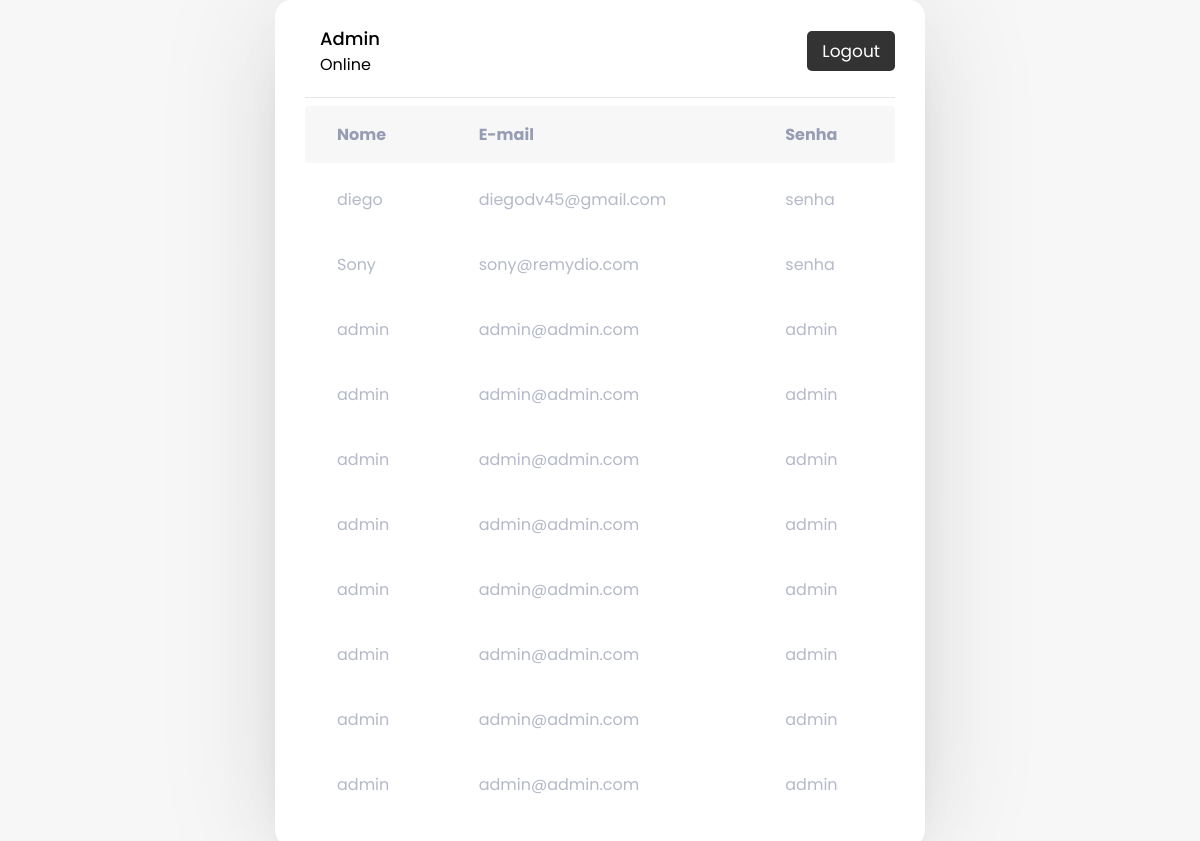
Page /list on the committed database.
### core/models.py (models this page shows, shortened)
class Usuario (models.Model):
    nome = models.CharField('Nome', max_length=100)
    email = models.EmailField('E-mail', max_length=100)
    passkey = models.CharField('Password', max_length=100)

### core/views.py (the view)
# urls.py: path('list', list),
def list(request):
    pessoa = Usuario.objects.all()
    context = {
        'pessoa': pessoa
    }
    return render(request, 'list.html', context)

### core/templates/list.html (shortened to what this page needs)
{% load static %}
<!DOCTYPE html>
<html lang="en">
<head>
 <link rel="stylesheet" href="{% static 'css/style.css' %}">
</head>
<body>
  <div class="wrapperTable">
    <section class="users">
      <header>
        <div class="content">
          <div class="details">
            <span>Admin</span>
            <p>Online</p>
          </div>
        </div>
        <a href="#" class="logout">Logout</a>
      </header>
      <div class="footer-table">
        <table id="data-table">
          <thead>
            <tr>
              <th>Nome</th>
              <th>E-mail</th>
              <th>Senha</th>
            </tr>
          </thead>
          <tbody>
          {% for pessoa in pessoa %}
            <tr data-index="0">
              <td class="name">{{ pessoa.nome }}</td>
              <td class="mail">{{ pessoa.email }}</td>
              <td class="passkey">{{ pessoa.passkey }}</td>
            </tr>
            {% endfor %}
          </tbody>
        </table>
      </div>
    </section>
  </div>
</body>
</html>

### core/static/css/style.css (style rules this page uses)
* { margin: 0; padding: 0; box-sizing: border-box; text-decoration: none; font-family: 'Poppins', sans-serif; }
body { display: flex; align-items: center; justify-content: center; min-height: 100vh; background: #f7f7f7; }
.wrapperTable { background: #fff; width: 650px; border-radius: 16px; box-shadow: 0 0 128px 0 rgba(0, 0, 0, 0.1), 0 32px 64px -48px rgba(0, 0, 0, 0.5); }
.users { padding: 25px 30px; }
.users header, .users-list a { display: flex; align-items: center; padding-bottom: 20px; justify-content: space-between; border-bottom: 1px solid #e6e6e6; }
:is(.users, .users-list) .details { color: #000; margin-left: 15px; }
:is(.users, .users-list) .details span { font-size: 18px; font-weight: 500; }
.users header .logout { color: #fff; font-size: 17px; padding: 7px 15px; background: #333; border-radius: 5px; }
#data-table { width: 100%; border-spacing: 0 0.5rem; color: #969cb3; }
table thead tr th:first-child, table tbody tr th:first-child { border-radius: 0.25rem 0 0 0.25rem; }
table thead tr th:last-child, table tbody tr th:last-child { border-radius: 0 0.25rem 0.25rem 0; }
table th { background: #f7f7f7; font-weight: bold; padding: 1rem 2rem; text-align: left; }
table tbody tr { opacity: 0.7; }
table tbody td { background: #fff; font-weight: normal; padding: 1rem 2rem; text-align: left; }

### rows in the picture
Usuario: nome "diego", email "diegodv45@gmail.com", passkey "senha"
Usuario: nome "Sony", email "sony@remydio.com", passkey "senha"
Usuario: nome "admin", email "admin@admin.com", passkey "admin"
Usuario: nome "admin", email "admin@admin.com", passkey "admin"
Usuario: nome "admin", email "admin@admin.com", passkey "admin"
Usuario: nome "admin", email "admin@admin.com", passkey "admin"
Usuario: nome "admin", email "admin@admin.com", passkey "admin"
Usuario: nome "admin", email "admin@admin.com", passkey "admin"
Usuario: nome "admin", email "admin@admin.com", passkey "admin"
Usuario: nome "admin", email "admin@admin.com", passkey "admin"
